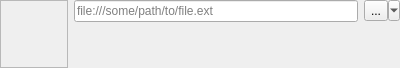
<?xml version="1.0" encoding="UTF-8"?>
<ui version="4.0">
 <class>pResourcePicker</class>
 <widget class="QWidget" name="pResourcePicker">
  <property name="geometry">
   <rect>
    <x>0</x>
    <y>0</y>
    <width>400</width>
    <height>68</height>
   </rect>
  </property>
  <layout class="QHBoxLayout" name="horizontalLayout">
   <property name="margin">
    <number>0</number>
   </property>
   <item alignment="Qt::AlignTop">
    <widget class="QFrame" name="fPreview">
     <property name="sizePolicy">
      <sizepolicy hsizetype="Fixed" vsizetype="Fixed">
       <horstretch>0</horstretch>
       <verstretch>0</verstretch>
      </sizepolicy>
     </property>
     <property name="minimumSize">
      <size>
       <width>68</width>
       <height>68</height>
      </size>
     </property>
     <property name="maximumSize">
      <size>
       <width>68</width>
       <height>68</height>
      </size>
     </property>
     <property name="frameShape">
      <enum>QFrame::StyledPanel</enum>
     </property>
     <property name="frameShadow">
      <enum>QFrame::Sunken</enum>
     </property>
     <layout class="QVBoxLayout" name="verticalLayout_2">
      <property name="margin">
       <number>1</number>
      </property>
      <item>
       <widget class="QLabel" name="lPreview">
        <property name="sizePolicy">
         <sizepolicy hsizetype="Expanding" vsizetype="Expanding">
          <horstretch>0</horstretch>
          <verstretch>0</verstretch>
         </sizepolicy>
        </property>
        <property name="alignment">
         <set>Qt::AlignCenter</set>
        </property>
       </widget>
      </item>
     </layout>
    </widget>
   </item>
   <item alignment="Qt::AlignTop">
    <widget class="QLineEdit" name="leResource">
     <property name="placeholderText">
      <string notr="true">file:///some/path/to/file.ext</string>
     </property>
    </widget>
   </item>
   <item alignment="Qt::AlignTop">
    <widget class="QToolButton" name="tbResource">
     <property name="text">
      <string notr="true">...</string>
     </property>
     <property name="popupMode">
      <enum>QToolButton::MenuButtonPopup</enum>
     </property>
    </widget>
   </item>
  </layout>
  <action name="aFilePath">
   <property name="text">
    <string>Choose a file from a file path</string>
   </property>
  </action>
  <action name="aResource">
   <property name="text">
    <string>Choose a file from a resource</string>
   </property>
  </action>
  <action name="aTheme">
   <property name="text">
    <string>Choose a file from a theme</string>
   </property>
  </action>
  <zorder>tbResource</zorder>
  <zorder>leResource</zorder>
  <zorder>fPreview</zorder>
 </widget>
 <resources/>
 <connections/>
</ui>
